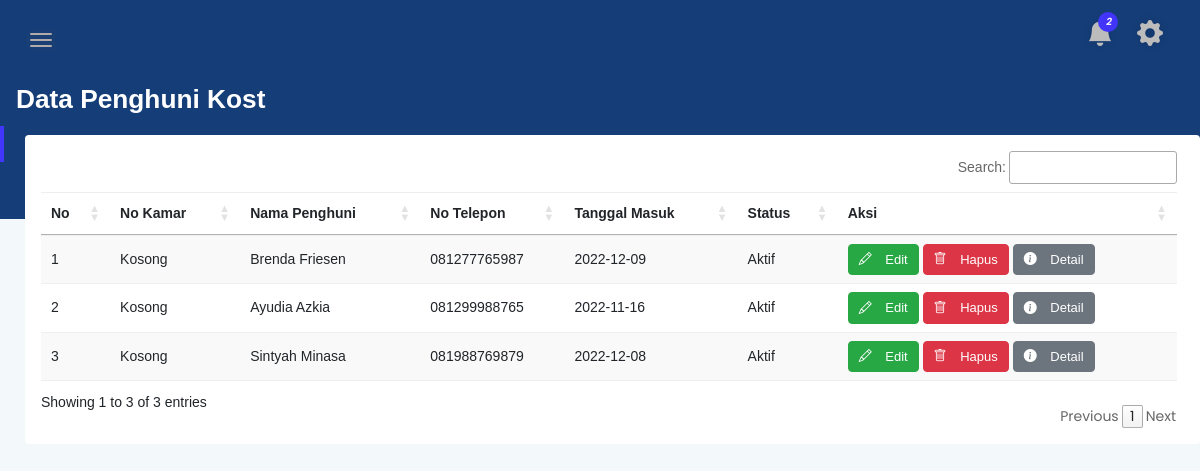
Before: /admin/data_penghuni.php (signed in) with the older database file.
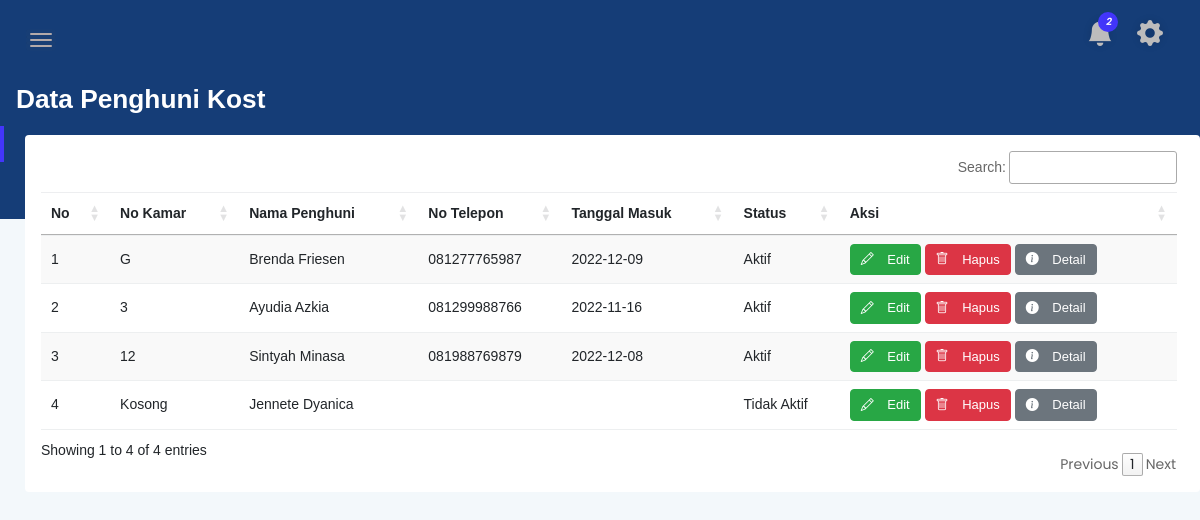
After: the same page with the newer database file.
### tables this page shows
CREATE TABLE `akun` (
  `id_user` int(255) UNSIGNED NOT NULL,
  `firstname` varchar(255) NOT NULL,
  `lastname` varchar(255) NOT NULL,
  `username` varchar(255) NOT NULL,
  `pass` varchar(255) NOT NULL,
  `no_hp` varchar(255) NOT NULL,
  `alamat` varchar(255) NOT NULL,
  `tgl_masuk` date DEFAULT NULL,
  `foto_profile` varchar(255) NOT NULL,
  `asal_kampus` varchar(255) NOT NULL,
  `hak_akses` char(1) NOT NULL DEFAULT '1',
  `no_kamar` char(255) NOT NULL DEFAULT 'Kosong',
  `status` enum('Aktif','Tidak Aktif','Super Admin','Admin') NOT NULL DEFAULT 'Tidak Aktif'
);

### admin/data_penghuni.php (shortened to what the changed rows need)
<!doctype html>
<html class="no-js" lang="en">
<head>
    <link href="https://cdn.jsdelivr.net/npm/bootstrap@5.2.3/dist/css/bootstrap.min.css" rel="stylesheet">
    <link rel="stylesheet" href="https://cdn.jsdelivr.net/npm/bootstrap-icons@1.10.2/font/bootstrap-icons.css">
    <link rel="stylesheet" href="css/bootstrap.min.css">
    <link rel="stylesheet" href="css/font-awesome.min.css">
    <link rel="stylesheet" href="css/themify-icons.css">
    <link rel="stylesheet" href="css/metisMenu.css">
    <link rel="stylesheet" href="css/owl.carousel.min.css">
    <link rel="stylesheet" href="css/slicknav.min.css">
    <link rel="stylesheet" href="https://cdn.datatables.net/1.13.1/css/jquery.dataTables.min.css">
    <link rel="stylesheet" href="https://www.amcharts.com/lib/3/plugins/export/export.css" type="text/css" media="all" />
    <link rel="stylesheet" href="css/typography.css">
    <link rel="stylesheet" href="css/default-css.css">
    <link rel="stylesheet" href="css/styles.css">
    <link rel="stylesheet" href="css/responsive.css">
    <link rel="stylesheet" href="css/calendar.css">
</head>
<body>
    <div class="page-container">
        <div class="main-content" style="min-height: 700px;">
            <div class="page-title-area">
                <div class="row align-items-center">
                    <div class="col-sm-6">
                        <div class="head-welcome-1">
                            <h1 class="head-title">Data Penghuni Kost</h1>
                        </div>
                    </div>
                </div>
                <div class="main-content-inner">
                    <div class="col-tb-1">
                        <div class="card-table">
                            <div class="card-body">
                                <?php
                                include('method/datapenghuni/HapusDataPenghuni.php');
                                ?>
                                <div class="row">
                                    <div class="col-lg-12">
                                        <div class="table-responsive">
                                            <table data-order="[]" id="tbl" class="display" style="width: 100%;">
                                                <thead>
                                                    <tr>
                                                        <th>No</th>
                                                        <th>No Kamar</th>
                                                        <th>Nama Penghuni</th>
                                                        <th>No Telepon</th>
                                                        <th>Tanggal Masuk</th>
                                                        <th>Status</th>
                                                        <th>Aksi</th>
                                                    </tr>
                                                </thead>
                                                <tbody>
                                                    <?php
                                                    include('method/datapenghuni/ViewDataPenghuni.php');
                                                    ?>
                                                </tbody>
                                            </table>
                                        </div>
                                    </div>
                                </div>
                            </div>
                        </div>
                    </div>
                </div>
            </div>
        </div>
    </div>
</body>
</html>

### admin/method/datapenghuni/ViewDatapenghuni.php
<?php
include 'database/config.php';
$sql = "SELECT * FROM `akun` WHERE `hak_akses` = '1'";
$count = 1;
$hasil = mysqli_query($conn, $sql);
while ($data = mysqli_fetch_array($hasil, MYSQLI_ASSOC)) {
?>
    <tr>
        <td>
            <?php echo $count++; ?>
        </td>
        <td>
            <?php echo $data['no_kamar']; ?>
        </td>
        <td>
            <?php echo $data['firstname'], " ", $data['lastname']; ?>
        </td>
        <td>
            <?php echo $data['no_hp']; ?>
        </td>
        <td>
            <?php echo $data['tgl_masuk']; ?>
        </td>
        <td>
            <?php echo $data['status']; ?>
        </td>
        <td>
            <button class="btn btn-success btn-xs" data-bs-toggle="modal" data-bs-target="#edit_data_penghuni<?php echo $data['id_user']; ?>">
                <i class="bi-pencil" style="padding-right: 10px;">
                </i>Edit</button>
            <button class="btn btn-danger btn-xs" data-bs-toggle="modal" data-bs-target="#hapus_data_penghuni<?php echo $data['id_user']; ?>">
                <i class="bi-trash" style="padding-right: 10px;">
                </i>Hapus</button>
            <button class="btn btn-secondary btn-xs" data-bs-toggle="modal" data-bs-target="#detail_data_penghuni<?php echo $data['id_user']; ?>">
                <i class="bi-info-circle-fill" style="padding-right: 10px;">
                </i>Detail</button>
        </td>
    </tr>
<?php
}
?>

Changed rows visible on the page:
changed akun "Brenda": no_kamar "Kosong" → "G"
changed akun "Ayudia": no_kamar "Kosong" → "3"; no_hp "081299988765" → "081299988766"
changed akun "Sintyah": no_kamar "Kosong" → "12"
added akun: no_kamar "Kosong", firstname "Jennete", lastname "Dyanica", status "Tidak Aktif"
Other visible differences:
text written by a page script: "Search: Showing 1 to 3 of 3 entries Previous 1 Next" → "Search: Showing 1 to 4 of 4 entries Previous 1 Next"
